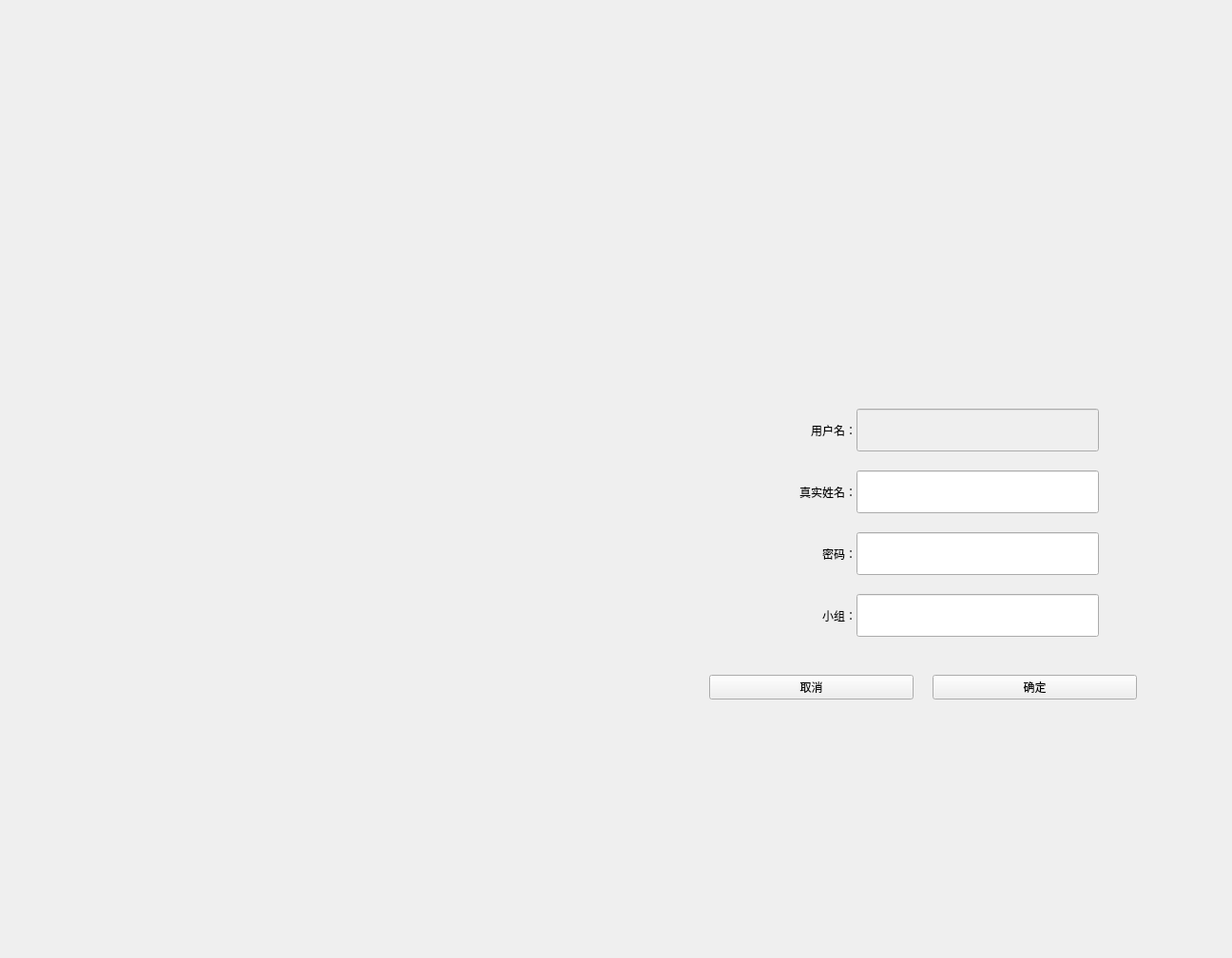
<?xml version="1.0" encoding="UTF-8"?>
<ui version="4.0">
 <class>AddUserWindow</class>
 <widget class="QWidget" name="AddUserWindow">
  <property name="geometry">
   <rect>
    <x>0</x>
    <y>0</y>
    <width>1296</width>
    <height>1008</height>
   </rect>
  </property>
  <property name="windowTitle">
   <string>SimLaparo</string>
  </property>
  <layout class="QGridLayout" name="gridLayout_2">
   <item row="0" column="0">
    <layout class="QVBoxLayout" name="verticalLayout_2">
     <item>
      <spacer name="verticalSpacer_7">
       <property name="orientation">
        <enum>Qt::Vertical</enum>
       </property>
       <property name="sizeType">
        <enum>QSizePolicy::Fixed</enum>
       </property>
       <property name="sizeHint" stdset="0">
        <size>
         <width>20</width>
         <height>375</height>
        </size>
       </property>
      </spacer>
     </item>
     <item>
      <layout class="QHBoxLayout" name="horizontalLayout_6">
       <item>
        <spacer name="horizontalSpacer_8">
         <property name="orientation">
          <enum>Qt::Horizontal</enum>
         </property>
         <property name="sizeType">
          <enum>QSizePolicy::Fixed</enum>
         </property>
         <property name="sizeHint" stdset="0">
          <size>
           <width>715</width>
           <height>20</height>
          </size>
         </property>
        </spacer>
       </item>
       <item>
        <widget class="QFrame" name="frame1">
         <property name="sizePolicy">
          <sizepolicy hsizetype="Fixed" vsizetype="Fixed">
           <horstretch>0</horstretch>
           <verstretch>0</verstretch>
          </sizepolicy>
         </property>
         <property name="minimumSize">
          <size>
           <width>490</width>
           <height>400</height>
          </size>
         </property>
         <property name="maximumSize">
          <size>
           <width>490</width>
           <height>400</height>
          </size>
         </property>
         <layout class="QGridLayout" name="gridLayout">
          <property name="leftMargin">
           <number>0</number>
          </property>
          <property name="topMargin">
           <number>0</number>
          </property>
          <property name="rightMargin">
           <number>0</number>
          </property>
          <property name="bottomMargin">
           <number>0</number>
          </property>
          <property name="spacing">
           <number>0</number>
          </property>
          <item row="0" column="0">
           <layout class="QVBoxLayout" name="verticalLayout">
            <item>
             <spacer name="verticalSpacer_2">
              <property name="orientation">
               <enum>Qt::Vertical</enum>
              </property>
              <property name="sizeType">
               <enum>QSizePolicy::Fixed</enum>
              </property>
              <property name="sizeHint" stdset="0">
               <size>
                <width>20</width>
                <height>35</height>
               </size>
              </property>
             </spacer>
            </item>
            <item>
             <layout class="QHBoxLayout" name="horizontalLayout">
              <item>
               <spacer name="horizontalSpacer_4">
                <property name="orientation">
                 <enum>Qt::Horizontal</enum>
                </property>
                <property name="sizeType">
                 <enum>QSizePolicy::Expanding</enum>
                </property>
                <property name="sizeHint" stdset="0">
                 <size>
                  <width>40</width>
                  <height>20</height>
                 </size>
                </property>
               </spacer>
              </item>
              <item>
               <widget class="QLabel" name="useridlabel">
                <property name="text">
                 <string>用户名：</string>
                </property>
               </widget>
              </item>
              <item>
               <widget class="QLineEdit" name="useridlineEdit">
                <property name="enabled">
                 <bool>false</bool>
                </property>
                <property name="sizePolicy">
                 <sizepolicy hsizetype="Fixed" vsizetype="Fixed">
                  <horstretch>0</horstretch>
                  <verstretch>0</verstretch>
                 </sizepolicy>
                </property>
                <property name="minimumSize">
                 <size>
                  <width>255</width>
                  <height>45</height>
                 </size>
                </property>
                <property name="maximumSize">
                 <size>
                  <width>255</width>
                  <height>45</height>
                 </size>
                </property>
               </widget>
              </item>
              <item>
               <spacer name="horizontalSpacer_10">
                <property name="orientation">
                 <enum>Qt::Horizontal</enum>
                </property>
                <property name="sizeType">
                 <enum>QSizePolicy::Fixed</enum>
                </property>
                <property name="sizeHint" stdset="0">
                 <size>
                  <width>60</width>
                  <height>20</height>
                 </size>
                </property>
               </spacer>
              </item>
             </layout>
            </item>
            <item>
             <spacer name="verticalSpacer">
              <property name="orientation">
               <enum>Qt::Vertical</enum>
              </property>
              <property name="sizeType">
               <enum>QSizePolicy::Fixed</enum>
              </property>
              <property name="sizeHint" stdset="0">
               <size>
                <width>20</width>
                <height>20</height>
               </size>
              </property>
             </spacer>
            </item>
            <item>
             <layout class="QHBoxLayout" name="horizontalLayout_2">
              <item>
               <spacer name="horizontalSpacer_5">
                <property name="orientation">
                 <enum>Qt::Horizontal</enum>
                </property>
                <property name="sizeType">
                 <enum>QSizePolicy::Expanding</enum>
                </property>
                <property name="sizeHint" stdset="0">
                 <size>
                  <width>40</width>
                  <height>20</height>
                 </size>
                </property>
               </spacer>
              </item>
              <item>
               <widget class="QLabel" name="usernamelabel">
                <property name="text">
                 <string>真实姓名：</string>
                </property>
               </widget>
              </item>
              <item>
               <widget class="QLineEdit" name="usernamelineEdit">
                <property name="sizePolicy">
                 <sizepolicy hsizetype="Fixed" vsizetype="Fixed">
                  <horstretch>0</horstretch>
                  <verstretch>0</verstretch>
                 </sizepolicy>
                </property>
                <property name="minimumSize">
                 <size>
                  <width>255</width>
                  <height>45</height>
                 </size>
                </property>
                <property name="maximumSize">
                 <size>
                  <width>255</width>
                  <height>45</height>
                 </size>
                </property>
               </widget>
              </item>
              <item>
               <spacer name="horizontalSpacer_11">
                <property name="orientation">
                 <enum>Qt::Horizontal</enum>
                </property>
                <property name="sizeType">
                 <enum>QSizePolicy::Fixed</enum>
                </property>
                <property name="sizeHint" stdset="0">
                 <size>
                  <width>60</width>
                  <height>20</height>
                 </size>
                </property>
               </spacer>
              </item>
             </layout>
            </item>
            <item>
             <spacer name="verticalSpacer_3">
              <property name="orientation">
               <enum>Qt::Vertical</enum>
              </property>
              <property name="sizeType">
               <enum>QSizePolicy::Fixed</enum>
              </property>
              <property name="sizeHint" stdset="0">
               <size>
                <width>20</width>
                <height>20</height>
               </size>
              </property>
             </spacer>
            </item>
            <item>
             <layout class="QHBoxLayout" name="horizontalLayout_3">
              <item>
               <spacer name="horizontalSpacer_6">
                <property name="orientation">
                 <enum>Qt::Horizontal</enum>
                </property>
                <property name="sizeType">
                 <enum>QSizePolicy::Expanding</enum>
                </property>
                <property name="sizeHint" stdset="0">
                 <size>
                  <width>40</width>
                  <height>20</height>
                 </size>
                </property>
               </spacer>
              </item>
              <item>
               <widget class="QLabel" name="userpasswordlabel">
                <property name="text">
                 <string>密码：</string>
                </property>
               </widget>
              </item>
              <item>
               <widget class="QLineEdit" name="userpasswordlineEdit">
                <property name="sizePolicy">
                 <sizepolicy hsizetype="Fixed" vsizetype="Fixed">
                  <horstretch>0</horstretch>
                  <verstretch>0</verstretch>
                 </sizepolicy>
                </property>
                <property name="minimumSize">
                 <size>
                  <width>255</width>
                  <height>45</height>
                 </size>
                </property>
                <property name="maximumSize">
                 <size>
                  <width>255</width>
                  <height>45</height>
                 </size>
                </property>
               </widget>
              </item>
              <item>
               <spacer name="horizontalSpacer_12">
                <property name="orientation">
                 <enum>Qt::Horizontal</enum>
                </property>
                <property name="sizeType">
                 <enum>QSizePolicy::Fixed</enum>
                </property>
                <property name="sizeHint" stdset="0">
                 <size>
                  <width>60</width>
                  <height>20</height>
                 </size>
                </property>
               </spacer>
              </item>
             </layout>
            </item>
            <item>
             <spacer name="verticalSpacer_4">
              <property name="orientation">
               <enum>Qt::Vertical</enum>
              </property>
              <property name="sizeType">
               <enum>QSizePolicy::Fixed</enum>
              </property>
              <property name="sizeHint" stdset="0">
               <size>
                <width>20</width>
                <height>20</height>
               </size>
              </property>
             </spacer>
            </item>
            <item>
             <layout class="QHBoxLayout" name="horizontalLayout_5">
              <item>
               <spacer name="horizontalSpacer_7">
                <property name="orientation">
                 <enum>Qt::Horizontal</enum>
                </property>
                <property name="sizeType">
                 <enum>QSizePolicy::Expanding</enum>
                </property>
                <property name="sizeHint" stdset="0">
                 <size>
                  <width>40</width>
                  <height>20</height>
                 </size>
                </property>
               </spacer>
              </item>
              <item>
               <widget class="QLabel" name="groupidlabel">
                <property name="sizePolicy">
                 <sizepolicy hsizetype="Preferred" vsizetype="Preferred">
                  <horstretch>0</horstretch>
                  <verstretch>0</verstretch>
                 </sizepolicy>
                </property>
                <property name="text">
                 <string>小组：</string>
                </property>
               </widget>
              </item>
              <item>
               <widget class="QLineEdit" name="groupidlineEdit">
                <property name="sizePolicy">
                 <sizepolicy hsizetype="Fixed" vsizetype="Fixed">
                  <horstretch>0</horstretch>
                  <verstretch>0</verstretch>
                 </sizepolicy>
                </property>
                <property name="minimumSize">
                 <size>
                  <width>255</width>
                  <height>45</height>
                 </size>
                </property>
                <property name="maximumSize">
                 <size>
                  <width>255</width>
                  <height>45</height>
                 </size>
                </property>
               </widget>
              </item>
              <item>
               <spacer name="horizontalSpacer_13">
                <property name="orientation">
                 <enum>Qt::Horizontal</enum>
                </property>
                <property name="sizeType">
                 <enum>QSizePolicy::Fixed</enum>
                </property>
                <property name="sizeHint" stdset="0">
                 <size>
                  <width>60</width>
                  <height>20</height>
                 </size>
                </property>
               </spacer>
              </item>
             </layout>
            </item>
            <item>
             <spacer name="verticalSpacer_5">
              <property name="orientation">
               <enum>Qt::Vertical</enum>
              </property>
              <property name="sizeType">
               <enum>QSizePolicy::Fixed</enum>
              </property>
              <property name="sizeHint" stdset="0">
               <size>
                <width>20</width>
                <height>40</height>
               </size>
              </property>
             </spacer>
            </item>
            <item>
             <layout class="QHBoxLayout" name="horizontalLayout_4">
              <item>
               <spacer name="horizontalSpacer">
                <property name="orientation">
                 <enum>Qt::Horizontal</enum>
                </property>
                <property name="sizeType">
                 <enum>QSizePolicy::Fixed</enum>
                </property>
                <property name="sizeHint" stdset="0">
                 <size>
                  <width>20</width>
                  <height>2</height>
                 </size>
                </property>
               </spacer>
              </item>
              <item>
               <widget class="QPushButton" name="CancelBtn">
                <property name="text">
                 <string>取消</string>
                </property>
               </widget>
              </item>
              <item>
               <spacer name="horizontalSpacer_3">
                <property name="orientation">
                 <enum>Qt::Horizontal</enum>
                </property>
                <property name="sizeType">
                 <enum>QSizePolicy::Fixed</enum>
                </property>
                <property name="sizeHint" stdset="0">
                 <size>
                  <width>20</width>
                  <height>20</height>
                 </size>
                </property>
               </spacer>
              </item>
              <item>
               <widget class="QPushButton" name="OKBtn">
                <property name="text">
                 <string>确定</string>
                </property>
               </widget>
              </item>
              <item>
               <spacer name="horizontalSpacer_2">
                <property name="orientation">
                 <enum>Qt::Horizontal</enum>
                </property>
                <property name="sizeType">
                 <enum>QSizePolicy::Fixed</enum>
                </property>
                <property name="sizeHint" stdset="0">
                 <size>
                  <width>20</width>
                  <height>2</height>
                 </size>
                </property>
               </spacer>
              </item>
             </layout>
            </item>
            <item>
             <spacer name="verticalSpacer_6">
              <property name="orientation">
               <enum>Qt::Vertical</enum>
              </property>
              <property name="sizeType">
               <enum>QSizePolicy::Fixed</enum>
              </property>
              <property name="sizeHint" stdset="0">
               <size>
                <width>20</width>
                <height>40</height>
               </size>
              </property>
             </spacer>
            </item>
           </layout>
          </item>
         </layout>
        </widget>
       </item>
       <item>
        <spacer name="horizontalSpacer_9">
         <property name="orientation">
          <enum>Qt::Horizontal</enum>
         </property>
         <property name="sizeHint" stdset="0">
          <size>
           <width>40</width>
           <height>20</height>
          </size>
         </property>
        </spacer>
       </item>
      </layout>
     </item>
     <item>
      <spacer name="verticalSpacer_8">
       <property name="orientation">
        <enum>Qt::Vertical</enum>
       </property>
       <property name="sizeHint" stdset="0">
        <size>
         <width>20</width>
         <height>40</height>
        </size>
       </property>
      </spacer>
     </item>
    </layout>
   </item>
  </layout>
 </widget>
 <resources/>
 <connections/>
</ui>
